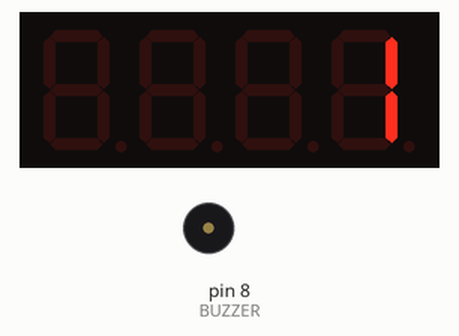
Recording of a sketch running on a simulated Arduino Uno, built with avr-gcc and run on an emulated ATmega328P. On the bench: 4-digit seven-segment display, buzzer (waves = sounding).

Above: at 0.2 s.
At 1.6 s:
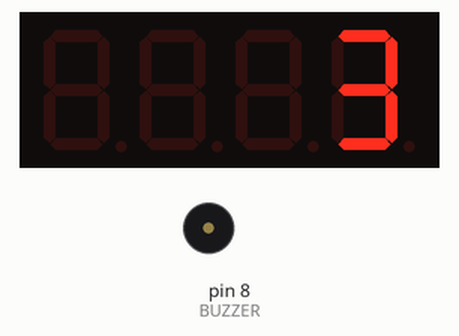
At 2.9 s:
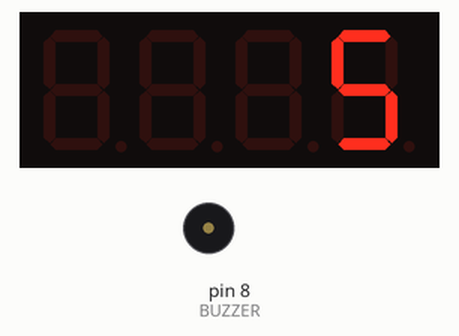
At 6.1 s:
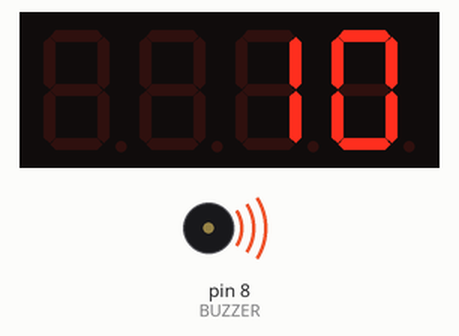
Timing chart, 0 to 40.0 s (numbered marks = the images above):
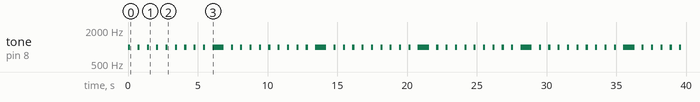

Measured:
- by itself, tone on pin 8 (BUZZER): repeats every 7.4 s: 8 × (silent 0.52 s, 1000 Hz 0.15 s), silent 0.52 s, 1000 Hz 0.80 s, silent 0.52 s, 1000 Hz 0.15 s
- what the display in image 1 shows lasts 0.6 s, from 1.4 s to 2.0 s

The sketch:

TM1637_Buzzer.ino
```cpp
#include <TM1637Display.h>

// TM1637 pins
#define CLK 3
#define DIO 2

// Buzzer pin
#define BUZZER 8

TM1637Display display(CLK, DIO);

int count = 1;

void setup() {
  display.setBrightness(7);   // Brightness (0–7)
  pinMode(BUZZER, OUTPUT);
}

void loop() {

  // Show number (no leading zeros)
  display.showNumberDec(count, false);

  // -------- SOUND LOGIC --------
  if (count == 10) {
    // Long beep for 10
    tone(BUZZER, 1000);   // Frequency: 1kHz
    delay(800);           // Long duration
    noTone(BUZZER);
  } else {
    // Short beep for 1–9
    tone(BUZZER, 1000);
    delay(150);           // Short duration
    noTone(BUZZER);
  }

  // Delay before next number
  delay(500);

  // Increment count
  count++;

  // Reset after 10
  if (count > 10) {
    count = 1;
  }
}
```
